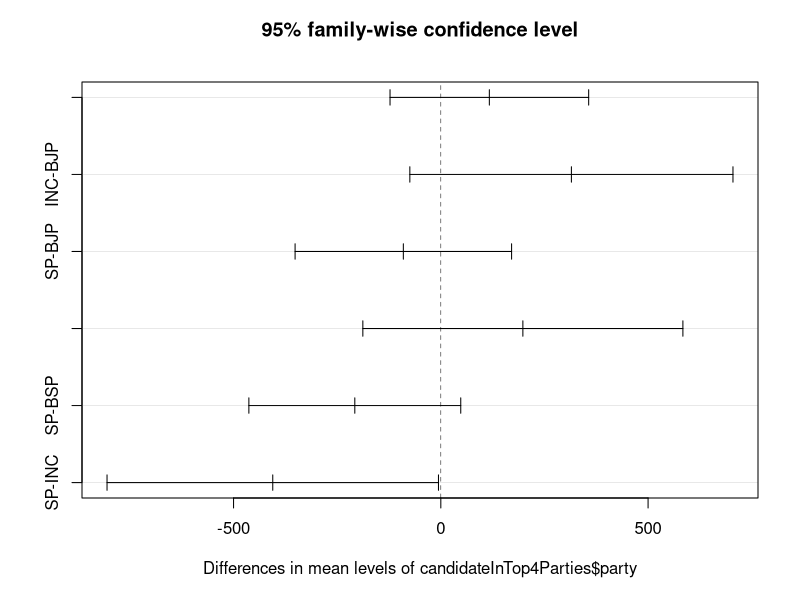

Source code (R):
library("car")
library("dplyr")

#load the file on assets for all the candidates in the assembly elections in UP 2017
candidatesInUP <- read.csv("./data/UP Candidates.csv")
candidatesInUP$assets_in_lacs <- candidatesInUP$total_assets/100000
View(candidatesInUP)

#Determine if there is significant difference in the asset sizes by party
assets_by_party_aov <- aov(candidatesInUP$assets_in_lacs ~ candidatesInUP$party)
#Showcases that there is significant differences across parties
summary(assets_by_party_aov) 

#Determine if there is significant difference in the asset sizes by party for candidates with more than a crore in assets
candidatesWithLargeAssets <- candidatesInUP[candidatesInUP$assets_in_lacs>100, ]
View(candidatesWithLargeAssets)

assets_by_party_core_plus_aov <- aov(candidatesWithLargeAssets$assets_in_lacs ~ candidatesWithLargeAssets$party)

#Showcases that there is no significant differences across parties for candidates with a crore in assets
summary(assets_by_party_core_plus_aov) 

# Determine if there is significant difference across top 4 parties with asset size more than a crore
candidateInTop4Parties <- subset(candidatesWithLargeAssets, party %in% c("BJP", "SP", "INC", "BSP"))
View(candidateInTop4Parties)

# Not normally distributed
shapiro.test(candidateInTop4Parties$assets_in_lacs) 

# Variances are different. Violates the assumption but not extremely important if the group sizes are the same
leveneTest(candidateInTop4Parties$assets_in_lacs ~ candidateInTop4Parties$party) 
assets_by_top4party_core_plus_aov <- aov(candidateInTop4Parties$assets_in_lacs ~ candidateInTop4Parties$party)

#Showcases that there is a significant differences across parties for candidates with a crore in assets
summary(assets_by_top4party_core_plus_aov) 

#Difference is large between SP & INC
TukeyHSD(assets_by_top4party_core_plus_aov) 
plot(TukeyHSD(assets_by_top4party_core_plus_aov))